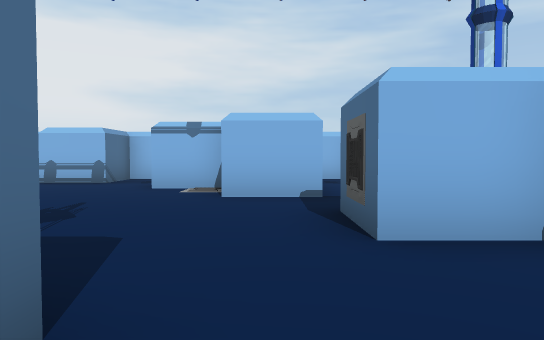
[1] (above)

20 first-person views from a walk through a Unity game level. The camera is 1.2 m above the floor, tilts 2° down and sees 70° across. The floor is counted in squares, 2 m on a side. Each view is taken from the middle of a square. On the plan, view 1 faces up. The plan holds only what a view shows up to about 11 squares ahead; the rest is blank. The place goes on beyond the plan.

[2]
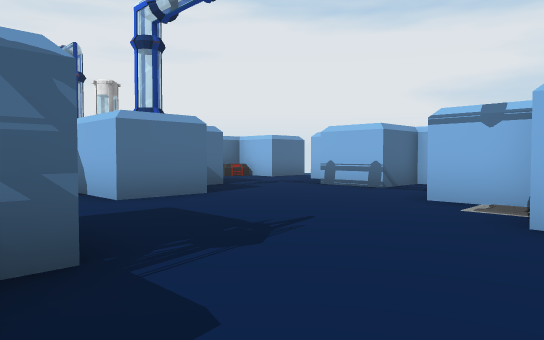

[3]
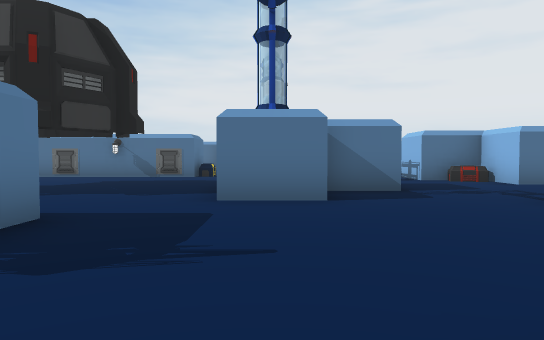

[4]
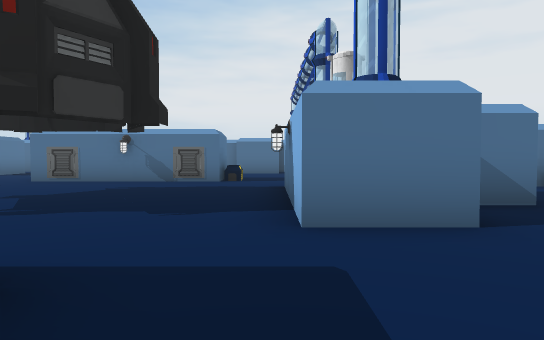

[5]
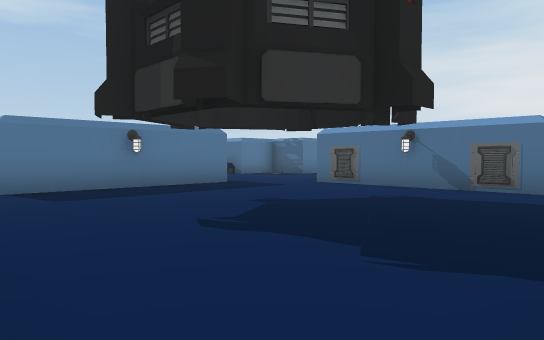

[6]
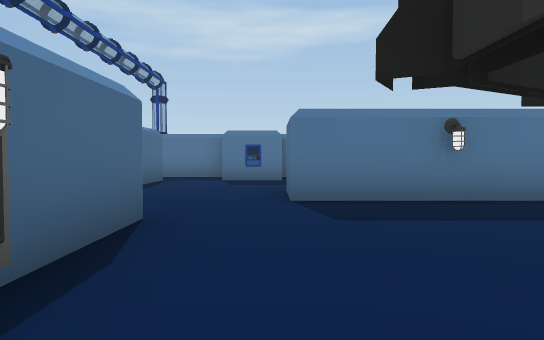

[7]
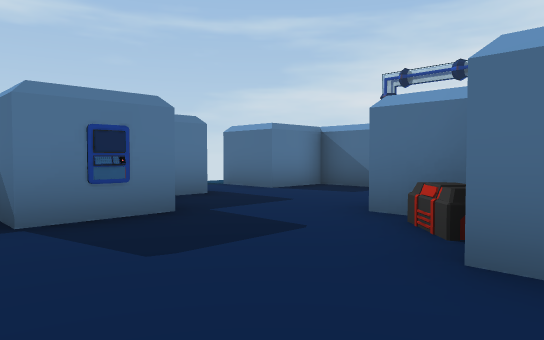

[8]
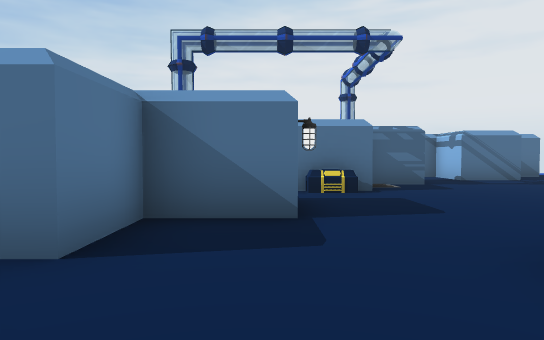

[9]
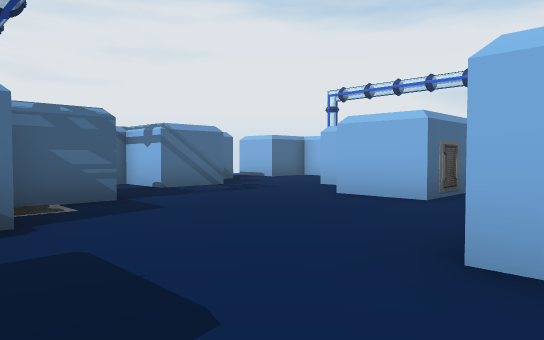

[10]
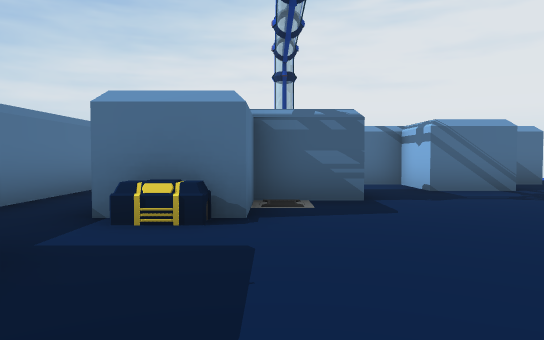

[11]
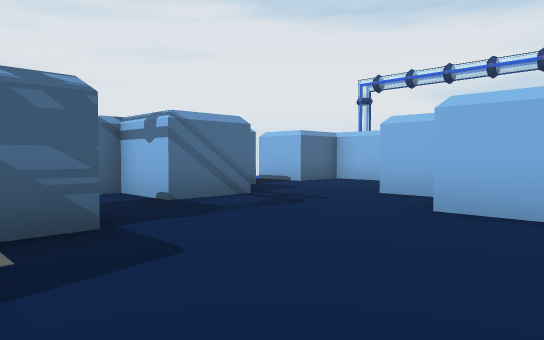

[12]
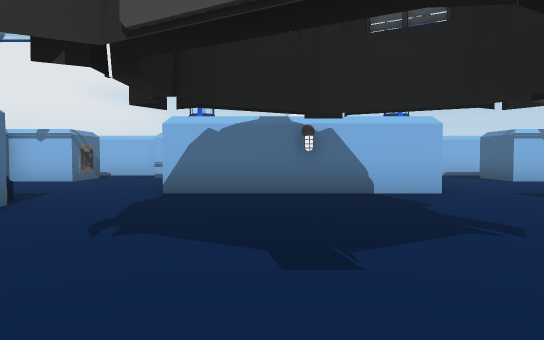

[13]
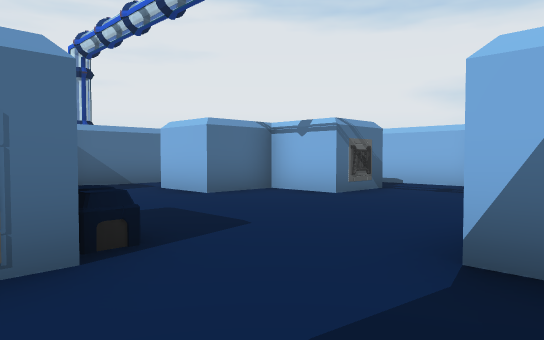

[14]
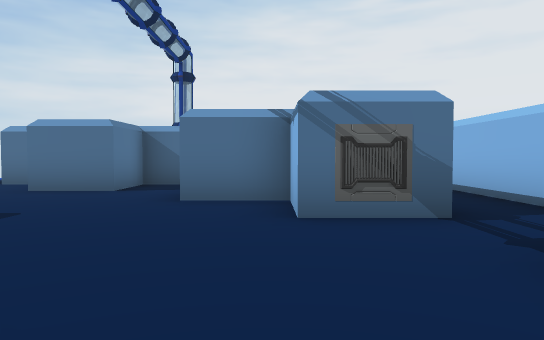

[15]
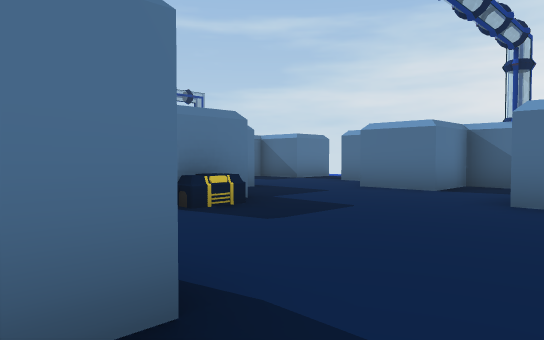

[16]
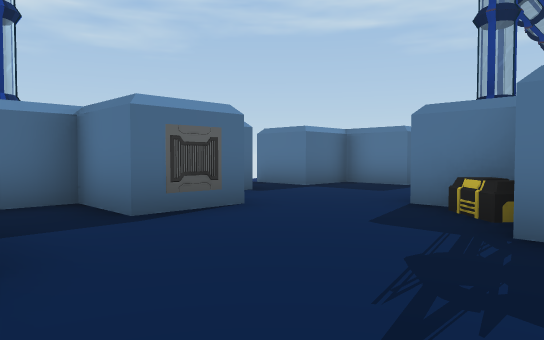

[17]
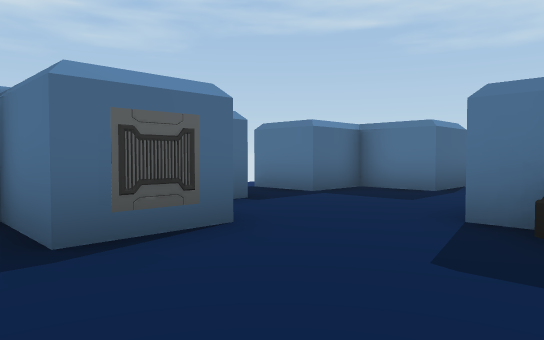

[18]
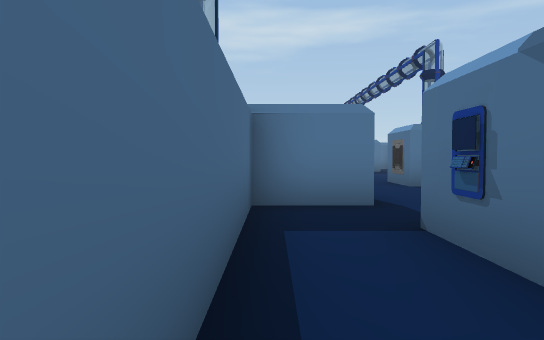

[19]
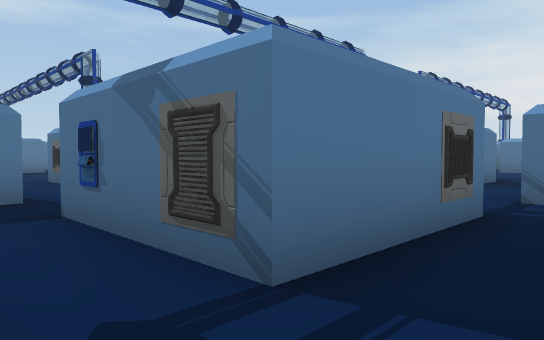

[20]
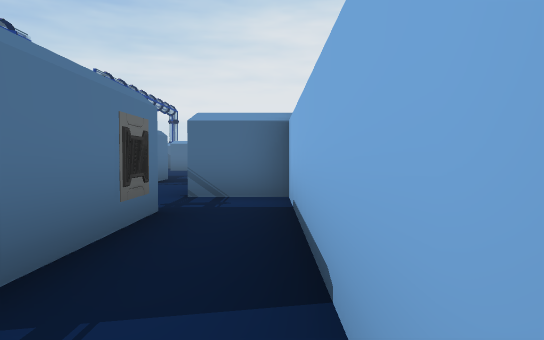

### Floor plan
Key: @ floor where view 1 was taken; # wall or solid block; . floor; v drop or lower ground; B barrier; E vent; C crate; M computer.
Columns run from 19 left of view 1 to 4 right of it. Each row starts with its distance up from view 1.
 11    #####  #. #  ######
 10    .....  C...  ......
  9      ... B.... B......#
  8     ###..........###..#
  7  #. #......##.....##..#
  6  #..#..... ##......#..#
  5  #........####........#
  4    B................BB
  3    B...C............E
  2 ##.....#........#C....#
  1 v....###........###....
  0  ....###.......E  #@...v
 -1  #.....#........# ....##
 -2    B............  ..BB
 -3    B........#....
 -4  #........####...
 -5     #...... #C...
 -6     #...... #.....
 -7     ##C..........#
 -8      ...BB....MB..
 -9    ....   ....  ..
-10    ###    #..#
-11           #v

Where each view was taken, in squares from view 1:
view 1: 0 up, 0 right, facing up
view 2: 2 up, 0 right, facing up-left
view 3: 5 up, 0 right, facing left
view 4: 4 up, 2 left, facing left
view 5: 4 up, 4 left, facing down-left
view 6: 2 up, 5 left, facing down
view 7: 4 down, 3 left, facing down-left
view 8: 8 down, 6 left, facing left
view 9: 7 down, 9 left, facing up-left
view 10: 6 down, 9 left, facing left
view 11: 6 down, 11 left, facing up-left
view 12: 2 down, 8 left, facing up
view 13: 2 up, 9 left, facing up-left
view 14: 7 up, 9 left, facing left
view 15: 7 up, 9 left, facing down-left
view 16: 6 up, 3 left, facing down-right
view 17: 5 up, 2 left, facing down-right
view 18: 9 up, 2 right, facing down
view 19: 10 up, 2 right, facing down-left
view 20: 10 up, 2 right, facing left
